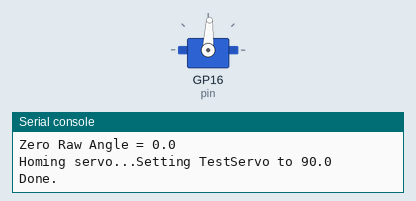
This program was run on a simulated Raspberry Pi Pico running MicroPython. Parts: servo, the last lines printed to the serial console. Servo angles are drawn from the pulse width (0.5 ms = 0°, 2.5 ms = 180°). At 10.3 s the program stops and its outputs stay as they are.

Above: at 0.1 s.
At 1.4 s:
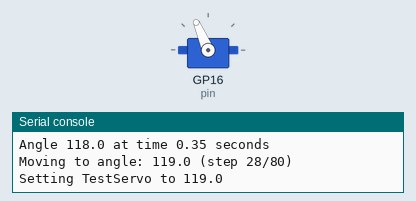
At 2.2 s:
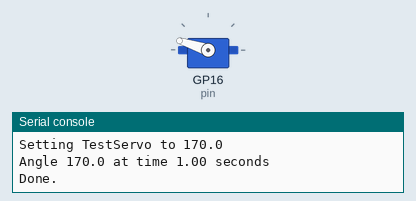
At 4.4 s:
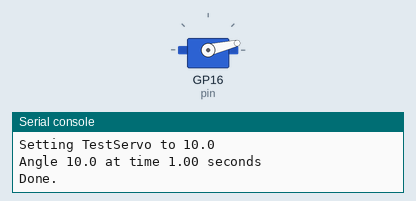
Timing chart, 0 to 5.9 s (numbered marks = the images above):
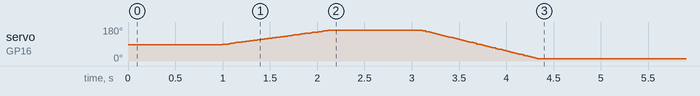

The program:

PWM_servo_motor.py
```python
#
# PWMServoMotor
#
# Version: 1.00
# Date: 2025-07-01
# Author: Sam Linton
# Description: ServoMotor controlled directly via PWM signals from the Pico
#
#
from time import sleep
from machine import Pin, PWM
# from typing import override
from servo_motor import ServoMotor


class PWMServoMotor(ServoMotor):
    def __init__(self,
                 name: str = '',
                 pin: int = 16,
                 raw_angle_0: float = 0.0,
                 sign: int = 1,  # 1 for increasing angle, -1 for decreasing angle
                 angle_start: float = 0.0,
                 angle_end: float = 180.0,
                 angle_home: float = 90.0,
                 ) -> None:
        super().__init__(name, pin, raw_angle_0, sign, angle_start, angle_end, angle_home)
        self._pwm: PWM  = PWM(Pin(pin))
        self._pwm.freq(ServoMotor.FREQ)

    # @override
    def off(self) -> None:
        """Turn off the servo by setting duty cycle to 0."""
        self._pwm.duty_ns(0)

    # @override
    def _set_raw_angle(self, raw_angle: float) -> None:
        """Write the raw angle to the servo."""
        us = ServoMotor.MIN_US + (raw_angle / 180.0) * (ServoMotor.MAX_US - ServoMotor.MIN_US)
        self._pwm.duty_ns(int(us * 1000.0))

    # @override
    def _sleep(self, seconds: float) -> None:
        """Sleep for a given number of seconds."""
        sleep(seconds)


if __name__ == '__main__':
    # Create a PWMServoMotor instance
    servo = PWMServoMotor(pin = 16, name='TestServo')
    print(servo)

    # Home the servo
    print('Homing servo...', end='')
    servo.home(time=1.0)
    print('Done.')
    sleep(1)

    # Test move_to
    print(f'Moving to 170 degrees...', end='')
    servo.move_to_angle(170.0, time=1.0)
    print('Done.')
    sleep(1)

    print(f'Moving to 10 degrees...', end='')
    servo.move_to_angle(10.0, time=1.0)
    print('Done.')
    sleep(1)

    # Turn off the servo
    print('Turning off servo...', end='')
    servo.off()
    print('Done.')
    sleep(5)
```

servo_motor.py
```python
#
# ServoMotor
#
# Version: 1.00
# Date: 2025-07-01
# Author: Sam Linton
# Description: Control of servo motor
#
# Note: This will replace Servo, ServoInfo, and ServoBase
#
# raw = sign * angle + raw_angle_0
# angle = sign * (raw - raw_angle_0)
#
# TODO: Maybe have modes SPEED_CONTROL, ANGLE_CONTROL
#

import uasyncio as asyncio

class ServoMotor:
    STOPPED: str = 'stopped'
    INCREASING: str = 'increasing'
    DECREASING: str = 'decreasing'
    MAX_ANGLE_DEG: float = 180.0
    ANGLE_INC: float = 2.0
    MIN_US: float = 544.0 # Or 600.0
    MAX_US: float = 2400.0
    FREQ: int = 50 # PWM frequency in Hz

    def __init__(self,
                 name: str ='',
                 pin: int = 0,
                 raw_angle_0: float = 0.0, # Raw angle corresponding to angle = 0.0
                 sign: int = 1, # 1 for increasing angle, -1 for decreasing angle
                 angle_start: float = 0.0, # Logical starting angle
                 angle_end: float = 180.0, # Logical ending value
                 angle_home: float = 90.0, # Logical home angle
                 ) -> None:
        self._name: str = f'Servo: {str(pin)}' if name == '' else name
        self._pin: int = pin

        self._initialized: bool = False # angle is not initialized
        self._angle: float = angle_home
        self._raw_angle_0: float = raw_angle_0
        self._sign: int = sign

        self._angle_start: float = angle_start
        self._angle_end: float = angle_end
        self._angle_home: float = angle_home

        self._state = ServoMotor.STOPPED

    @property
    def name(self) -> str:
        return self._name

    @property
    def pin(self) -> int:
        return self._pin

    @property
    def angle(self) -> float:
        if not self._initialized:
            raise ValueError("Angle not initialized.")
        return self._angle

    @property
    def raw_angle(self) -> float:
        return self._raw_angle_from_angle(self._angle)

    @property
    def angle_start(self) -> float:
        return self._angle_start

    @property
    def angle_end(self) -> float:
        return self._angle_end

    @property
    def angle_home(self) -> float:
        return self._angle_home

    def set_angle(self, angle: float) -> None:
        """Write logical angle to the servo."""
        raw_angle = self._raw_angle_from_angle(angle)
        if not self.angle_in_range(angle):
            raise ValueError(f'Angle {angle} is out of range ({self._angle_start}, {self._angle_end})')
        self._set_raw_angle(raw_angle)
        self._angle = angle
        self._initialized = True
        print(f'Setting {self._name} to {self._angle}')

    def move_to_angle(self, angle: float, time: float = 0.0, angle_inc: float = 1.0) -> None:
        start_angle = self._angle
        num_steps: int = int(abs((angle - start_angle) / angle_inc)) # Counts now

        # Immediate move if no time
        if time <= 0.0 or num_steps <= 1:
            self.set_angle(angle)
            return

        # Move in steps
        angle_inc = (angle - start_angle) / num_steps
        time_inc = time / (num_steps - 1)

        t = 0.0
        for n in range(num_steps):
            new_angle: float = start_angle + (n + 1) * angle_inc
            print(f'Moving to angle: {new_angle} (step {n}/{num_steps})')
            self.set_angle(new_angle)
            if n < num_steps -1:
                self._sleep(time_inc)
                t += time_inc
            print(f'Angle {new_angle} at time {t:.2f} seconds')

    def move_by(self, angle_inc: float) -> None:
        if not self._initialized:
            raise ValueError('Servo angle not initialized. Please set the angle first.')

        new_angle = self._angle + angle_inc
        if self.angle_in_range(new_angle):
            self.set_angle(new_angle)

    def home(self, time: float = 0.0, angle_inc: float = 1.0) -> None:
        """Move to the home angle."""
        self.move_to_angle(self._angle_home, time=time, angle_inc=angle_inc)

    def move_to_start(self, time: float = 0.0, angle_inc: float = 1.0) -> None:
        """Move to the start angle."""
        self.move_to_angle(self._angle_start, time=time, angle_inc=angle_inc)

    def move_to_end(self, time: float = 0.0, angle_inc: float = 1.0) -> None:
        """Move to the end angle."""
        self.move_to_angle(self._angle_end, time=time, angle_inc=angle_inc)

    def start_increasing(self) -> None:
        if not self._state == ServoMotor.INCREASING:
            print('start_increasing')
        self._state = ServoMotor.INCREASING

    def start_decreasing(self) -> None:
        if not self._state == ServoMotor.DECREASING:
            print('start_decreasing')
        self._state = ServoMotor.DECREASING

    def stop(self) -> None:
        if not self._state == ServoMotor.STOPPED:
            print('stop')
        self._state = ServoMotor.STOPPED

    def off(self) -> None:
        raise NotImplementedError("Implement in subclass to turn off the servo motor.")

    def _set_raw_angle(self, raw_angle: float) -> None:
        """Write the servo angle to the hardware."""
        raise NotImplementedError("This method should be overridden in subclasses.")

    def _sleep(self, seconds: float) -> None:
        raise NotImplementedError("Implement in subclass to sleep for a given number of seconds.")

    def angle_in_range(self, angle: float) -> bool:
        """True if the logical angle is within the allowed range."""
        return  (self._angle_end - angle) * (angle - self._angle_start) >= 0.0

    def _raw_angle_from_angle(self, angle: float) -> float:
        """Get the servo angle from the logical angle"""
        return self._raw_angle_0 + self._sign * angle

    def _angle_from_raw_angle(self, raw_angle: float) -> float:
        return self._sign * (raw_angle - self._raw_angle_0)

    def __str__(self) -> str:
        return f'{self._name} at pin {self._pin}\n' + \
            f'Angle: {self._angle}\n' + \
            f'Angle Range: {self._angle_start}-{self._angle_end}\n' + \
            f'Home Angle: {self._angle_home}\n' + \
            f'Zero Raw Angle = {self._raw_angle_0}'

    # TODO: Do I need a special mode for this? Maybe a better name?
    async def run_loop(self, angle_inc: float = ANGLE_INC) -> None:
        while True:
            try:
                while self._state == ServoMotor.INCREASING:
                    self.move_by(self._sign * angle_inc)
                    await asyncio.sleep_ms(10)

                while self._state == ServoMotor.DECREASING:
                    self.move_by(-self._sign * angle_inc)
                    await asyncio.sleep_ms(10)

                if self._state == ServoMotor.STOPPED:
                    await asyncio.sleep_ms(10)

            except Exception as e:
                print(f'Exception: {e}')
                self._state = ServoMotor.STOPPED


if __name__ == "__main__":
    # Test code
    servo_motor = ServoMotor(pin=2, angle_start=0, angle_end=180, name='Servo 2')
    print(servo_motor)
```
